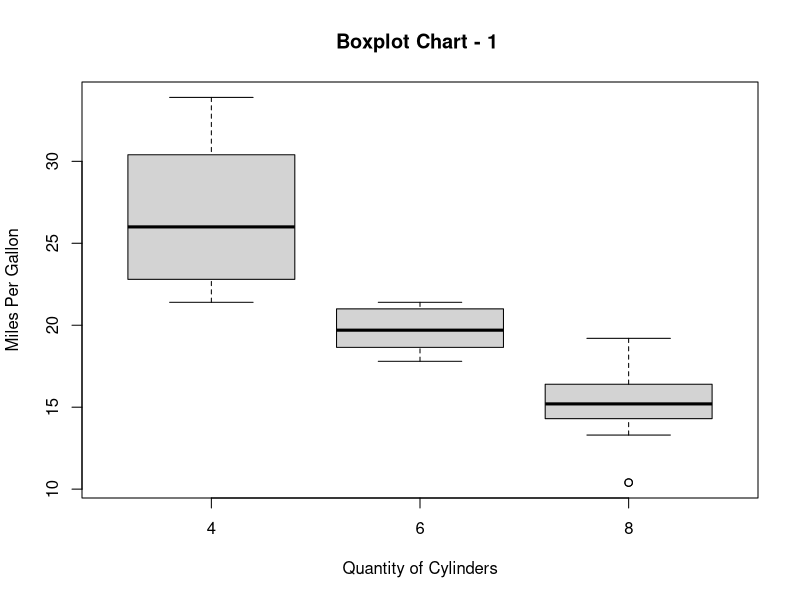
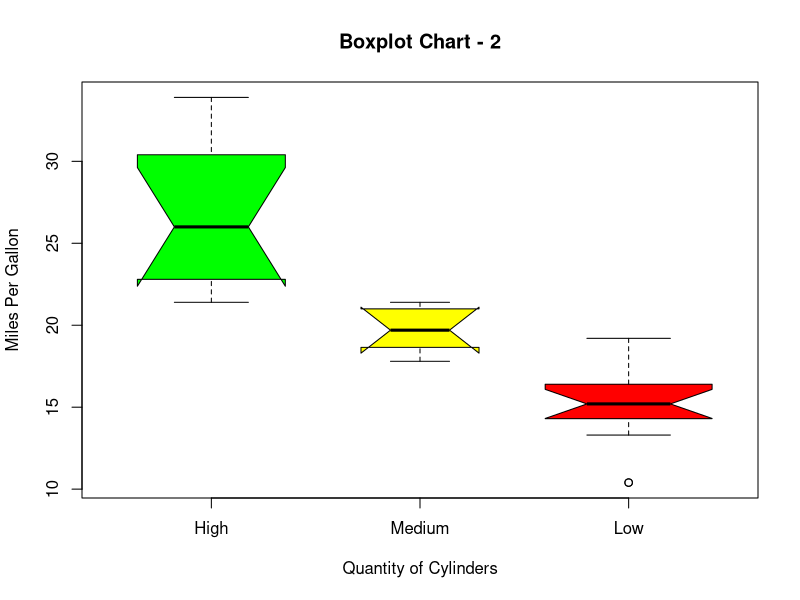

The R script that drew these images, in order:
# Clear the Envoironment Terminal

rm(list = ls())

# boxplot

# Chart - 1

boxplot(mpg ~ cyl, data = mtcars, xlab = "Quantity of Cylinders", ylab = "Miles Per Gallon", main = "Boxplot Chart - 1 ")  

# Chart - 2

boxplot(mpg ~ cyl, data = mtcars,   
        xlab = "Quantity of Cylinders",  
        ylab = "Miles Per Gallon",   
        main = "Boxplot Chart - 2",  
        notch = TRUE,   
        varwidth = TRUE,   
        col = c("green","yellow","red"),  
        names = c("High","Medium","Low")  
)  
